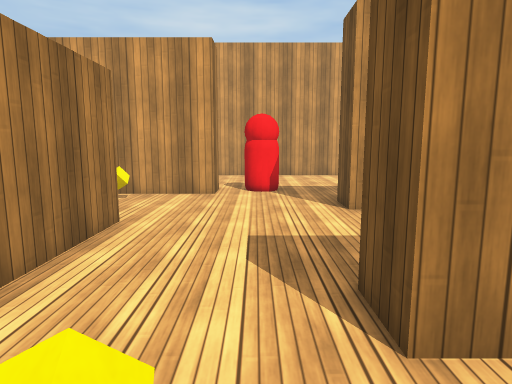
[1] (above)

20 first-person views from a walk through a 3-D level made in the Unity game engine. The camera is 1.3 m above the floor, tilts 8° down and sees 75° across. The floor is counted in squares, 1 m on a side. Each view is taken from the middle of a square. On the plan, view 1 faces up. The plan holds only what a view shows up to about 14 squares ahead; the rest is blank. The place goes on beyond the plan. The player is left out. Surface patterns are stand-ins for the level's own textures.

[2]
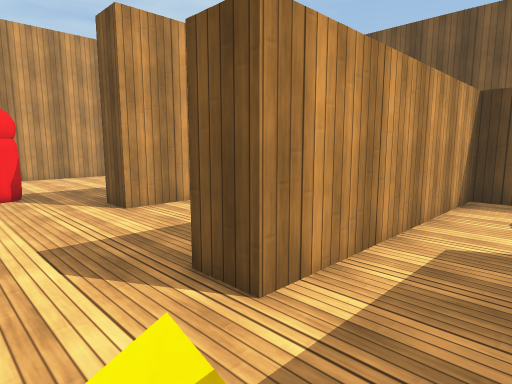

[3]
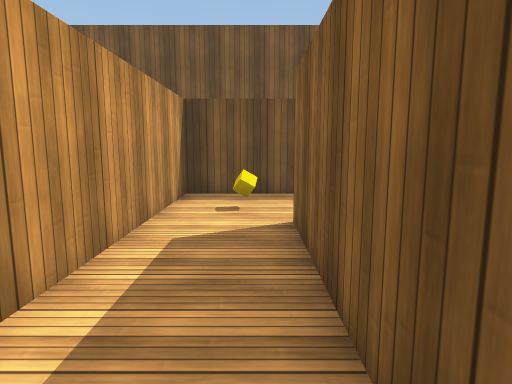

[4]
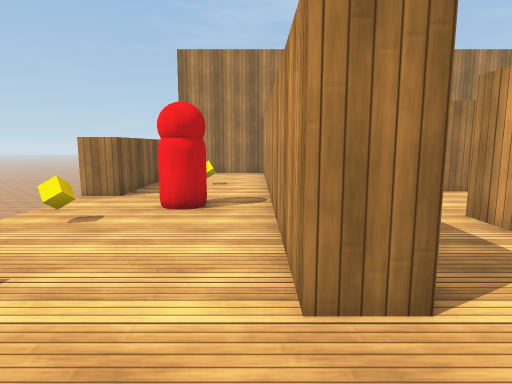

[5]
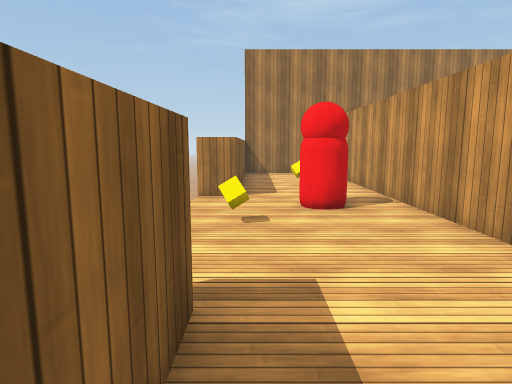

[6]
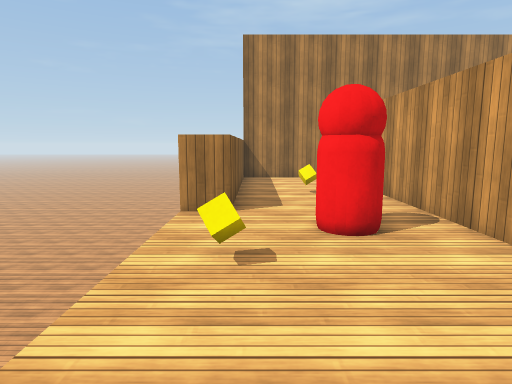

[7]
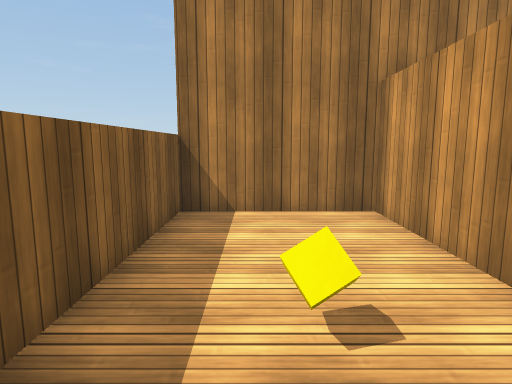

[8]
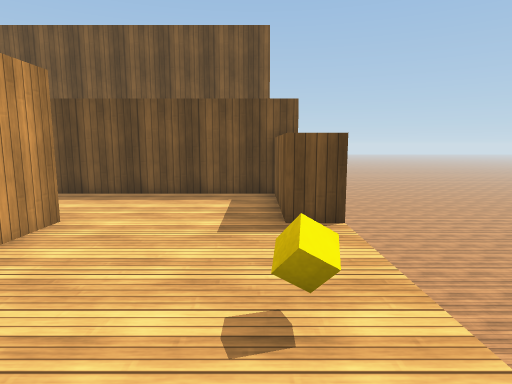

[9]
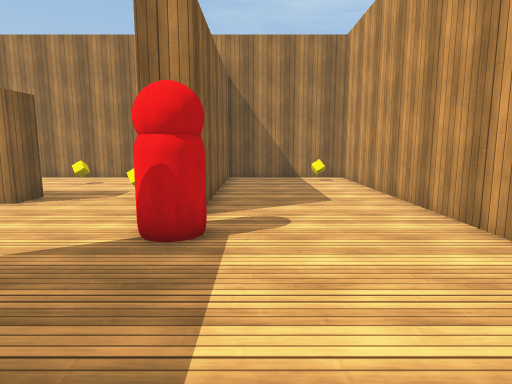

[10]
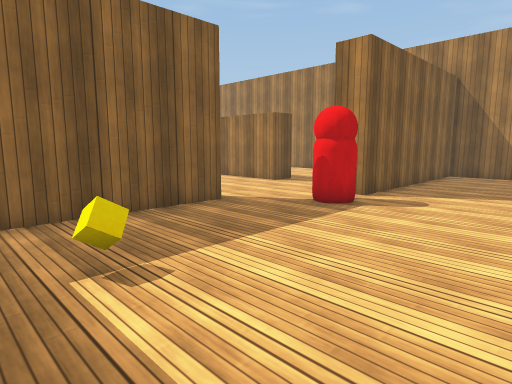

[11]
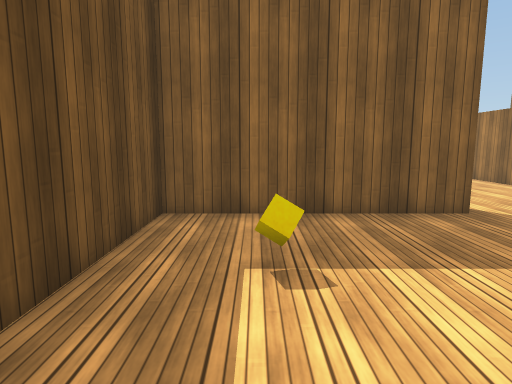

[12]
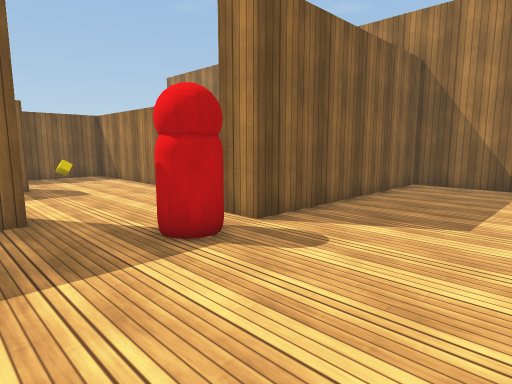

[13]
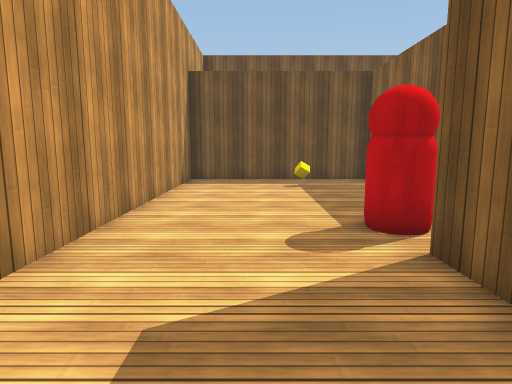

[14]
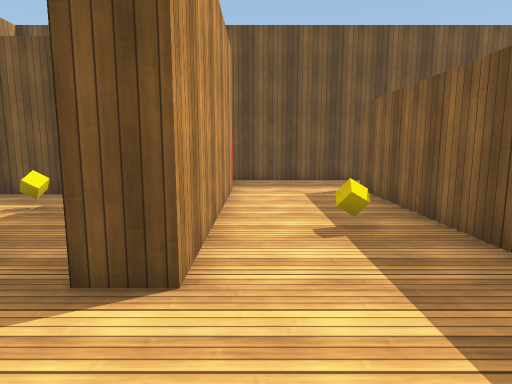

[15]
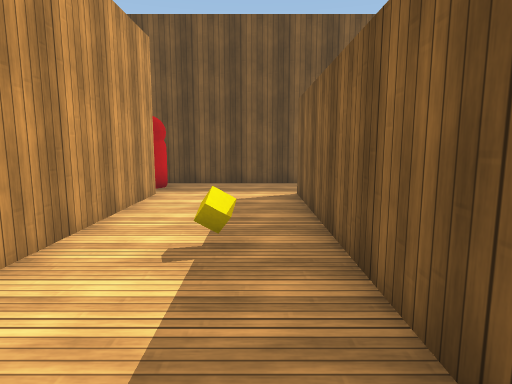

[16]
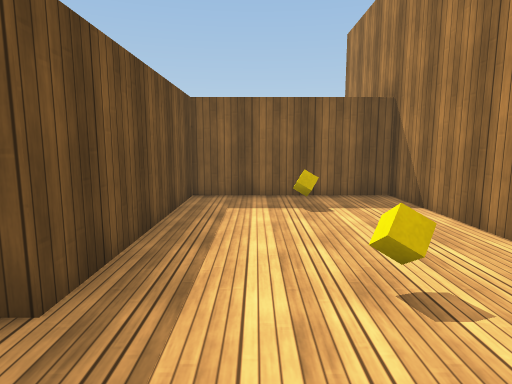

[17]
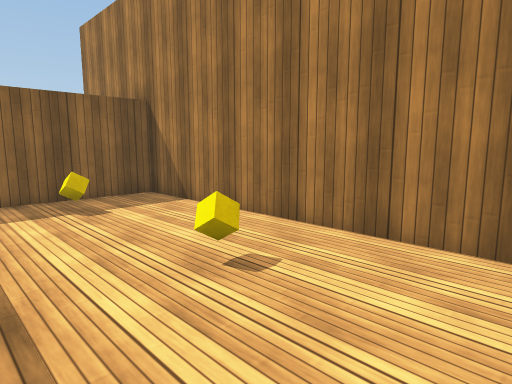

[18]
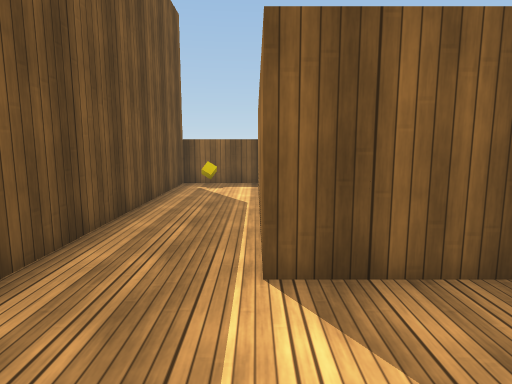

[19]
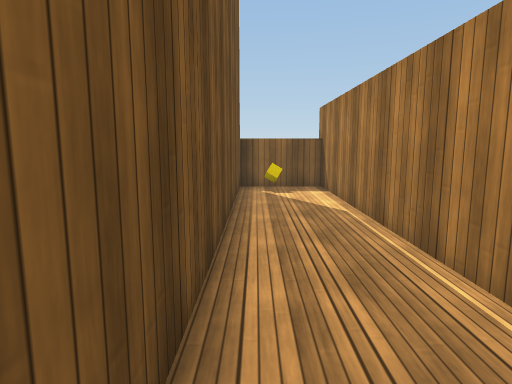

[20]
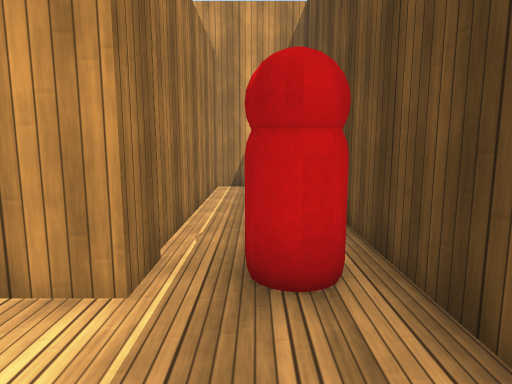

### Floor plan
Key: @ floor where view 1 was taken; # wall or solid block; . floor; ^ raised ledge; C yellow cube; O other object.
Columns run from 9 left of view 1 to 12 right of it. Each row starts with its distance up from view 1.
 15 ####################
 14 #................##
 13 #.O..............##
 12 #................##.
 11 #..............C.##.
 10 #########OO......##. #
  9      ####O.......##. #
  8  .....C....########OO#
  7 #..........########OO#
  6 #....................#
  5 #..C..##.....C.......#
  4 #.....##.............#
  3 #.....##..#########..#
  2 #.....##..#########..#
  1 #..C..##C........##..#
  0 #.....##.@.....C.##..#
 -1 ##############...##..#
 -2 ##############...##..#
 -3 #........O.......##..#
 -4 #....C..OO.......##..#
 -5 #.........C......##C.#
 -6 ^^^^^^^^......^^^^^^^^

Where each view was taken, in squares from view 1:
view 1: 0 up, 0 right, facing up
view 2: 0 up, 1 left, facing up-right
view 3: 0 up, 1 left, facing right
view 4: 2 down, 7 right, facing left
view 5: 5 down, 7 right, facing left
view 6: 5 down, 5 right, facing left
view 7: 4 down, 2 left, facing left
view 8: 5 down, 1 left, facing right
view 9: 11 up, 5 right, facing left
view 10: 14 up, 7 right, facing down-left
view 11: 14 up, 6 right, facing down
view 12: 14 up, 3 right, facing down-left
view 13: 12 up, 5 left, facing right
view 14: 6 up, 1 left, facing right
view 15: 4 up, 0 right, facing right
view 16: 8 up, 5 left, facing down
view 17: 8 up, 4 left, facing down-left
view 18: 6 up, 9 right, facing down
view 19: 5 up, 11 right, facing down
view 20: 4 up, 10 right, facing up
